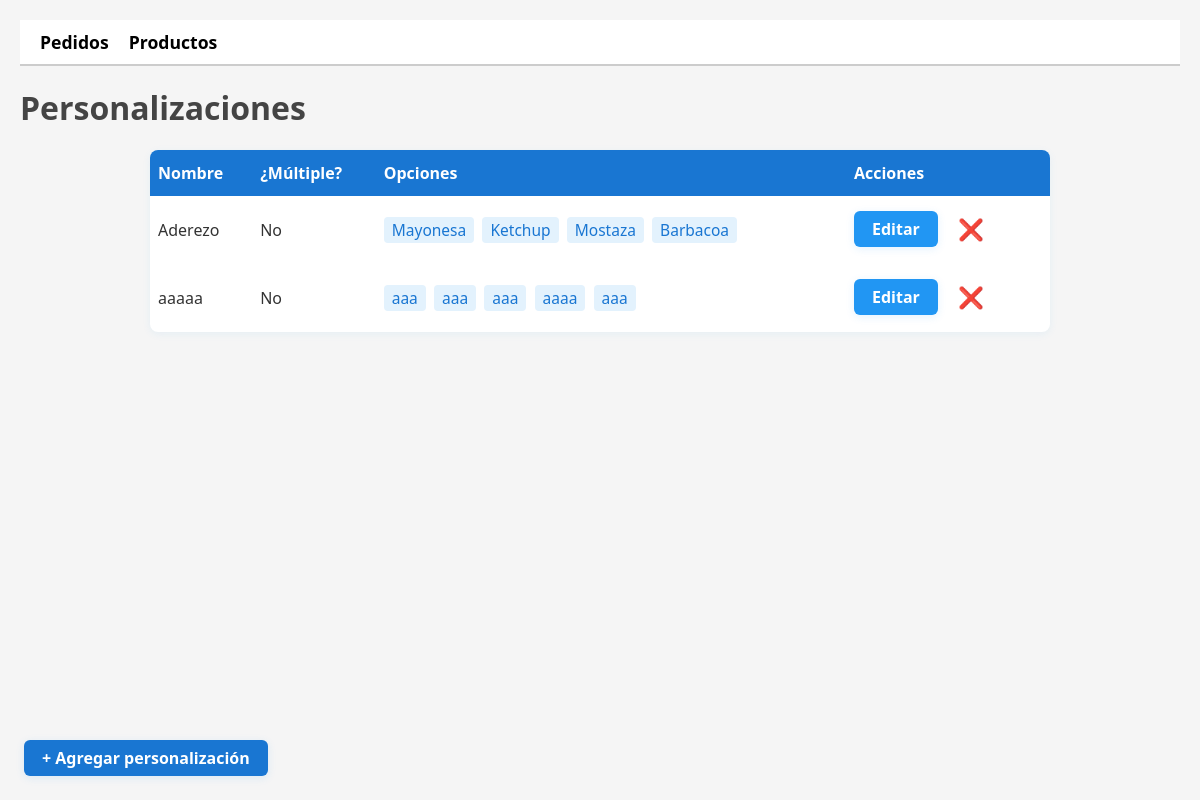
The app's page /panel/personalizaciones/ with its own data.
### mi_app/models.py (models this page shows, shortened)
class PersonalizacionCampo(models.Model):
    nombre = models.CharField(max_length=100)
    es_multiple = models.BooleanField(default=False)  # NUEVO CAMPO

class PersonalizacionOpcion(models.Model):
    campo = models.ForeignKey(PersonalizacionCampo, on_delete=models.CASCADE, related_name='opciones')
    nombre = models.CharField(max_length=100)
    precio_extra = models.DecimalField(max_digits=6, decimal_places=2, default=0)

### mi_app/views/admin.py (the view)
# urls.py: path('panel/personalizaciones/', views.lista_personalizaciones_admin, name='lista_personalizaciones_admin'),
def lista_personalizaciones_admin(request):
    from ..models import PersonalizacionCampo
    personalizaciones = PersonalizacionCampo.objects.all()
    return render(request, 'admin/lista_personalizaciones_admin.html', {'personalizaciones': personalizaciones})

### mi_app/templates/admin/lista_personalizaciones_admin.html (shortened to what this page needs)
{% load static %}
<link rel="stylesheet" href="{% static 'css/admin_panel.css' %}">
<nav class="admin-menu">
  <a href="{% url 'pedidos_admin' %}">Pedidos</a>
  <a href="{% url 'productos_admin' %}">Productos</a>
</nav>
<h1>Personalizaciones</h1>
<div class="tabla-admin-wrapper">
<table class="tabla-admin">
  <thead>
    <tr>
      <th>Nombre</th>
      <th>¿Múltiple?</th>
      <th>Opciones</th>
      <th>Acciones</th>
    </tr>
  </thead>
  <tbody>
    {% for p in personalizaciones %}
    <tr>
      <td>{{ p.nombre }}</td>
      <td>{% if p.es_multiple %}Sí{% else %}No{% endif %}</td>
      <td>
        {% for op in p.opciones.all %}
          <span class="opcion-tag">{{ op.nombre }}</span>
        {% empty %}
          <span style="color:#888;">Sin opciones</span>
        {% endfor %}
      </td>
      <td>
        <a href="{% url 'editar_personalizacion_admin' p.id %}" class="admin-btn">Editar</a>
        <form method="post" action="{% url 'eliminar_personalizacion_admin' p.id %}" style="display:inline;">
          <button type="submit" title="Eliminar" onclick="return confirm('¿Seguro que deseas eliminar esta personalización?')" style="background:none;border:none;color:#d32f2f;font-size:1.3em;cursor:pointer;vertical-align:middle;">&#10060;</button>
        </form>
      </td>
    </tr>
    {% empty %}
    <tr><td colspan="4" style="text-align:center; color:#888; padding: 18px;">No hay personalizaciones creadas.</td></tr>
    {% endfor %}
  </tbody>
</table>
</div>
<div class="fijo-abajo-izq">
  <a href="{% url 'agregar_personalizacion_admin' %}" class="admin-btn" style="background:#1976d2;">+ Agregar personalización</a>
</div>

### mi_app/static/css/admin_panel.css (style rules this page uses)
h1 { margin-top: 20px; font-size: 2rem; color: #444; }
.admin-menu { background-color: #ffffff; padding: 10px 20px; border-bottom: 2px solid #ccc; margin-bottom: 20px; display: flex; gap: 20px; }
.admin-menu a { text-decoration: none; color: black; font-weight: bold; font-size: 1.1rem; }
form button[type="submit"] { background-color: #2a9d8f; color: white; border: none; padding: 10px 16px; font-size: 1rem; border-radius: 4px; cursor: pointer; }
.tabla-admin-wrapper { max-width: 900px; margin: 0 auto; }
.tabla-admin { width: 100%; margin-bottom: 30px; background: #fff; border-radius: 8px; box-shadow: 0 2px 8px rgba(33,150,243,0.07); overflow: hidden; border-collapse: separate; border-spacing: 0; }
.tabla-admin thead { background: #1976d2; color: #fff; }
.tabla-admin th, .tabla-admin td { padding: 12px 8px; text-align: left; }
.tabla-admin tbody tr { border-bottom: 1px solid #eee; }
.tabla-admin tbody tr:last-child { border-bottom: none; }
.tabla-admin .opcion-tag { background: #e3f2fd; color: #1976d2; border-radius: 4px; padding: 2px 8px; margin-right: 4px; font-size: 0.97em; display: inline-block; }
.admin-btn { background: #2196f3; color: #fff; padding: 7px 18px; border-radius: 6px; font-weight: bold; text-decoration: none; font-size: 1em; box-shadow: 0 2px 8px rgba(33,150,243,0.12); transition: background 0.2s, box-shadow 0.2s; border: none; display: inline-block; }
.fijo-abajo-izq { position: fixed; left: 24px; bottom: 24px; z-index: 200; }

### records on screen
PersonalizacionCampo: nombre "Aderezo", es_multiple "No"
PersonalizacionOpcion: nombre "Mayonesa"
PersonalizacionOpcion: nombre "Ketchup"
PersonalizacionOpcion: nombre "Mostaza"
PersonalizacionOpcion: nombre "Barbacoa"
PersonalizacionCampo: nombre "aaaaa", es_multiple "No"
PersonalizacionOpcion: nombre "aaa"
PersonalizacionOpcion: nombre "aaa"
PersonalizacionOpcion: nombre "aaa"
PersonalizacionOpcion: nombre "aaaa"
PersonalizacionOpcion: nombre "aaa"
